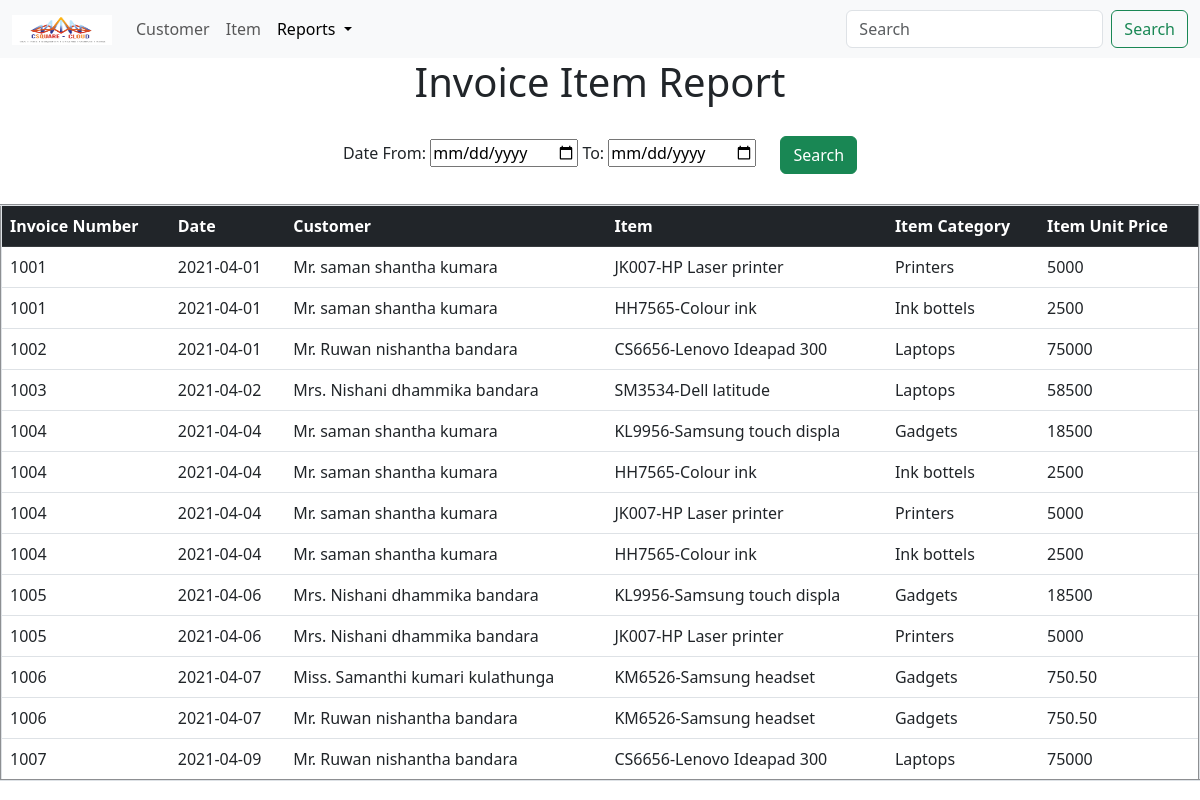
/php/reports/invoiceItemReport.php, run on the app's committed database.
### tables this page shows
CREATE TABLE `invoice` (
  `id` int NOT NULL AUTO_INCREMENT,
  `date` date NOT NULL,
  `time` time NOT NULL,
  `invoice_no` varchar(50) NOT NULL,
  `customer` varchar(10) NOT NULL,
  `item_count` varchar(50) NOT NULL,
  `amount` varchar(50) NOT NULL,
  PRIMARY KEY (`id`)
);

CREATE TABLE `customer` (
  `id` int NOT NULL AUTO_INCREMENT,
  `title` varchar(20) NOT NULL,
  `first_name` varchar(50) NOT NULL,
  `middle_name` varchar(50) NOT NULL,
  `last_name` varchar(50) NOT NULL,
  `contact_no` varchar(10) NOT NULL,
  `district` varchar(50) NOT NULL,
  PRIMARY KEY (`id`)
);

CREATE TABLE `item` (
  `id` int NOT NULL AUTO_INCREMENT,
  `item_code` varchar(20) NOT NULL,
  `item_category` varchar(20) NOT NULL,
  `item_subcategory` varchar(20) NOT NULL,
  `item_name` varchar(20) NOT NULL,
  `quantity` varchar(20) NOT NULL,
  `unit_price` varchar(20) NOT NULL,
  PRIMARY KEY (`id`)
);

CREATE TABLE `item_category` (
  `id` int NOT NULL AUTO_INCREMENT,
  `category` varchar(100) NOT NULL,
  PRIMARY KEY (`id`)
);

### php/reports/invoiceItemReport.php (the view, shortened to what this page needs)
<?php
    require("../config.php");
    function invoiceItemReport(){
        global $con;
        $start = '2000-01-01';
        $to = date('Y').'-'.date('m').'-'.date('d');
        $sql = "SELECT i.id, i.invoice_no, i.date,c.title, c.first_name, c.middle_name, c.last_name, it.item_name, it.item_code, ic.category, it.unit_price FROM invoice i, invoice_master im, item it, customer c, item_category ic WHERE i.invoice_no = im.invoice_no AND im.item_id = it.id AND i.customer = c.id AND ic.id = it.item_category AND date BETWEEN '$start' AND '$to'";
        $result = $con->query($sql);
        if($result->num_rows > 0){
            while($row = $result->fetch_assoc()){
                $invoiceNo =$row['invoice_no'];
                $date = $row['date'];
                $title = $row['title'];
                $fname = $row['first_name'];
                $mname = $row['middle_name'];
                $lname = $row['last_name'];
                $iName = $row['item_name'];
                $iCode = $row['item_code'];
                $iCategory = $row['category'];
                $uprice = $row['unit_price'];
                $fullName = $title.'.'.' '.$fname.' '.$mname.' '.$lname;
                $itemNC = $iCode.'-'.$iName;
                echo "<tr>
                <td>".$invoiceNo."</td>
                <td>".$date."</td>
                <td>".$fullName."</td>
                <td>".$itemNC."</td>
                <td>".$iCategory."</td>
                <td>".$uprice."</td>
            </tr>";
        }
        }
    }
?>
<!DOCTYPE html>
<html>
<head>
    <link href="https://cdn.jsdelivr.net/npm/bootstrap@5.3.0/dist/css/bootstrap.min.css" rel="stylesheet">
</head>
<body>
    <nav class="navbar navbar-expand-lg bg-body-tertiary" >
        <div class="container-fluid">
          <a class="navbar-brand" href="#">
            <img src="../../img/csquared.png" width="100" height="30" alt="logo">
          </a>
          <div class="collapse navbar-collapse" id="navbarSupportedContent">
            <ul class="navbar-nav me-auto mb-2 mb-lg-0">
              <li class="nav-item">
                <a class="nav-link " aria-current="page" href="../customer/viewCustomer.php">Customer</a>
              </li>
              <li class="nav-item">
                <a class="nav-link " href="../item/viewItem.php">Item</a>
              </li>
              <li class="nav-item dropdown">
                <a class="nav-link dropdown-toggle active" href="#" role="button" data-bs-toggle="dropdown" aria-expanded="false">
                  Reports
                </a>
              </li>
            </ul>
            <form class="d-flex" role="search">
              <input class="form-control me-2" type="search" placeholder="Search" aria-label="Search">
              <button class="btn btn-outline-success" type="submit">Search</button>
            </form>
          </div>
        </div>
      </nav>
    <div class="container text-center">
    <h1>Invoice Item Report</h1>
  </div>
    <form class="container text-center" style="margin: 30px" action="" method='post'>
        <label for="start">Date From: </label>
        <input type="date" id="start" name="start">
        <label for="to">To: </label>
        <input type="date" id="to" name="to">
        <input type="submit" class="btn btn-success" style="margin-left:20px" name="sbm_search" value="Search">
    </form>
    <div>
        <table border="2px" class="table table-hover">
            <tr class="table-dark">
                <th>Invoice Number</th>
                <th>Date</th>
                <th>Customer</th>
                <th>Item</th>
                <th>Item Category</th>
                <th>Item Unit Price</th>
            </tr>
            <?php invoiceItemReport();?>
        </table>
    </div>
</body>
</html>

### data on the page
invoice: invoice_no "1001", date "2021-04-01", customer.title+first_name+middle_name "Mr. saman shantha kumara", item.item_code+item_name "JK007-HP Laser printer", item_category.category "Printers", item.unit_price "5000", item.item_code+item_name "HH7565-Colour ink", item_category.category "Ink bottels", item.unit_price "2500"
invoice: invoice_no "1002", date "2021-04-01", customer.title+first_name+middle_name "Mr. Ruwan nishantha bandara", item.item_code+item_name "CS6656-Lenovo Ideapad 300", item_category.category "Laptops", item.unit_price "75000"
invoice: invoice_no "1003", date "2021-04-02", customer.title+first_name+middle_name "Mrs. Nishani dhammika bandara", item.item_code+item_name "SM3534-Dell latitude", item_category.category "Laptops", item.unit_price "58500"
invoice: invoice_no "1004", date "2021-04-04", customer.title+first_name+middle_name "Mr. saman shantha kumara", item.item_code+item_name "KL9956-Samsung touch displa", item_category.category "Gadgets", item.unit_price "18500", item.item_code+item_name "HH7565-Colour ink", item_category.category "Ink bottels", item.unit_price "2500", item.item_code+item_name "JK007-HP Laser printer", item_category.category "Printers", item.unit_price "5000"
invoice: invoice_no "1005", date "2021-04-06", customer.title+first_name+middle_name "Mrs. Nishani dhammika bandara", item.item_code+item_name "KL9956-Samsung touch displa", item_category.category "Gadgets", item.unit_price "18500", item.item_code+item_name "JK007-HP Laser printer", item_category.category "Printers", item.unit_price "5000"
invoice: invoice_no "1006", date "2021-04-07", customer.title+first_name+middle_name "Miss. Samanthi kumari kulathunga", item.item_code+item_name "KM6526-Samsung headset", item_category.category "Gadgets", item.unit_price "750.50"
invoice: invoice_no "1006", date "2021-04-07", customer.title+first_name+middle_name "Mr. Ruwan nishantha bandara", item.item_code+item_name "KM6526-Samsung headset", item_category.category "Gadgets", item.unit_price "750.50"
invoice: invoice_no "1007", date "2021-04-09", customer.title+first_name+middle_name "Mr. Ruwan nishantha bandara", item.item_code+item_name "CS6656-Lenovo Ideapad 300", item_category.category "Laptops", item.unit_price "75000"
